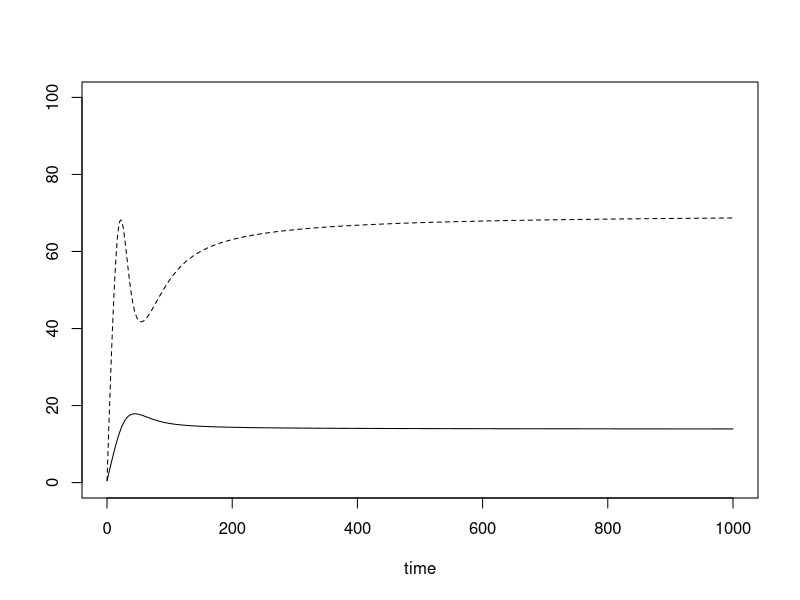
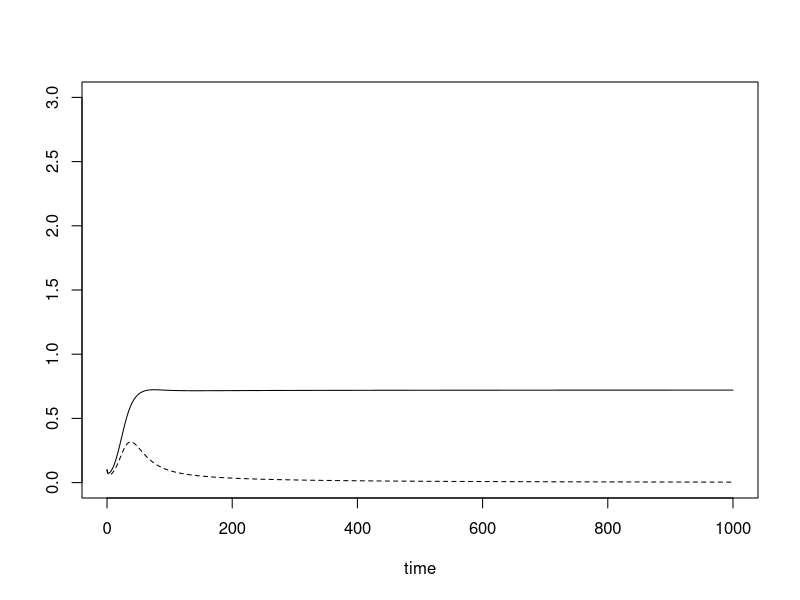

Write R code to recreate these figures, in order. (Note: this script raises an error after producing the figures.)
# ALTERNATIVE MODEL
# It will solve 4 ODEs to give a dataframe with time and 4 state variables 

library(deSolve)

#----------------- Parameters ---------------------------------------
# ps  !concentration of soil phosphorous available for plant
# u      !phosphorous uptake per unit of A ??unit
# KA    !half saturation constant for A
# f     ! fidelity of plant allocation to mutualist
# phi     ! base root growth rate
# aM     ! colonization rate of new roots by M
# aN     ! colonization rate of new roots by N
# e     ! plant's efficiency to give resources to mutualist, non-mutualist
# bmax   ! max growth rate for symbionts
# s      ! cost of mutualism
# KM     ! half saturation constant for M
# d      ! death rate for symbionts
# KN     ! half saturation constant for N
#------------------------------------------------------------------------

ARMN_alternative<-function(t,states,params){
  with(as.list(c(states,params)),{
    
    #rate of change
    pm<-M/(M+N)
    cm<-(e*aM*R)+(A/((M+N)*(1-f+(f*pm))))
    cn<-(e*aN*R)+((A*(1-f))/((M+N)*(1-f+(f*pm))))
    
    dA<- 1-ps-(A*u*(M/(M+KA))*(f+((1-f)*pm)))
    dR<- phi-(aM*R*M)-(aN*R*N)
    dM<- (((bmax*(1-s)*cm)/(KM+cm))-d)*M
    dN<- (((bmax*cn)/(KN+cn))-d)*N
    
    #return the change
    list(c(dA,dR,dM,dN))
  }
  )
}


states<-c(A=0.5,R=0.5,M=0.1,N=0.1) # initial values of 4 state variables
t<-seq(from=0,to=1000,by=0.01) # times for simulation
params<-c(ps=0.3,
          u=0.4,
          KA=5,
          f=0.5, # change this f value as: 0.2, 0.3, 0.6 in three different simulations
          phi=5,
          aM=0.1,
          aN=0.2,
          e=0.5,
          bmax=0.8,
          s=0.1,
          KM=10,
          d=0.5,
          KN=10) #parameters

out2<-ode(y=states,times=t,func=ARMN_alternative,parms=params,method="rk4")
out2<-as.data.frame(out2)

# A,R vs. time plot
plot(out2$time,out2$A,xlim=c(0,1000),type="l",ylim=c(0,100),ylab="",xlab="time")
#grid()
lines(out2$time,out2$R,xlim=c(0,1000),lty=2,ylim=c(0,100))

# M,N vs. time plot
plot(out2$time,out2$M,xlim=c(0,1000),type="l",ylim=c(0,3),ylab="",xlab="time")
#grid()
lines(out2$time,out2$N,xlim=c(0,1000),lty=2,ylim=c(0,3))

#-----------------------
# compare between models
plot(out$time,out$N,xlim=c(0,1000),type="l",ylim=c(0,0.4),ylab="",xlab="time")
lines(out2$time,out2$N,xlim=c(0,1000),col="red")


pdf("./ARMN_Results/Puptake_vs_M_N_alternative.pdf",width=8,height=8)

op<-par(mar=c(2,2,2,2),mgp=c(3,0.5,0),pty="s",family="serif")
f<-0.3
u<-0.4
KA<-5
M    <- seq(from=0,to=100,by=2)
N    <- seq(from=0,to=100,by=2)
PUfun <- function(M,N){(M/(M+KA))*u*(f+((1-f)*(M/(M+N))))}
PU    <- outer(M,N, FUN="PUfun")

persp(M,N,PU,theta = -50, phi = 25,col = "grey",xlab="Mutualist (M)",
      ylab="Non-mutualist (N)",
      zlab="P-uptake via AMF (F)",ticktype = "detailed",
      cex.lab=1.5,cex.axis=1.4)
par(op)
dev.off()
